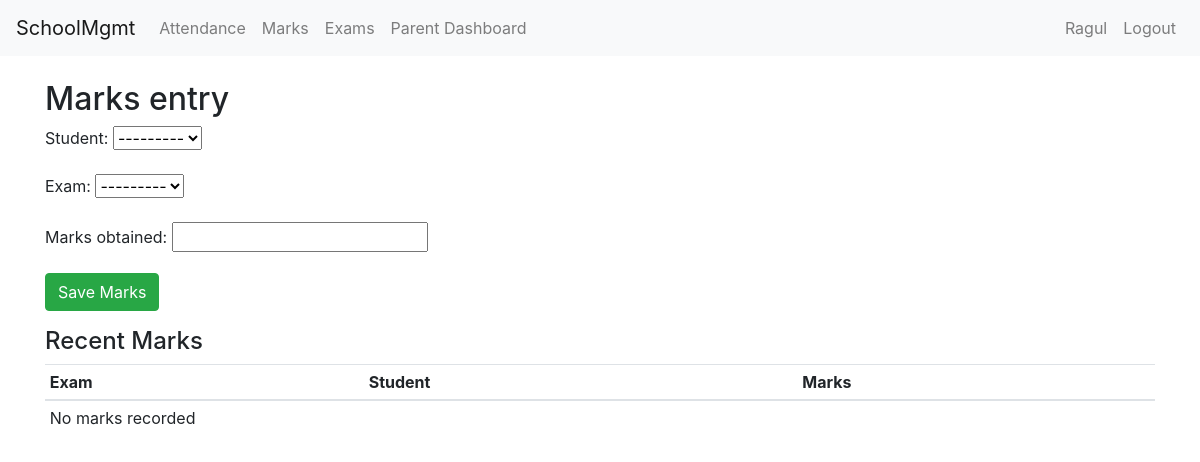
Before: /marks/entry/ (signed in) with the older database file.
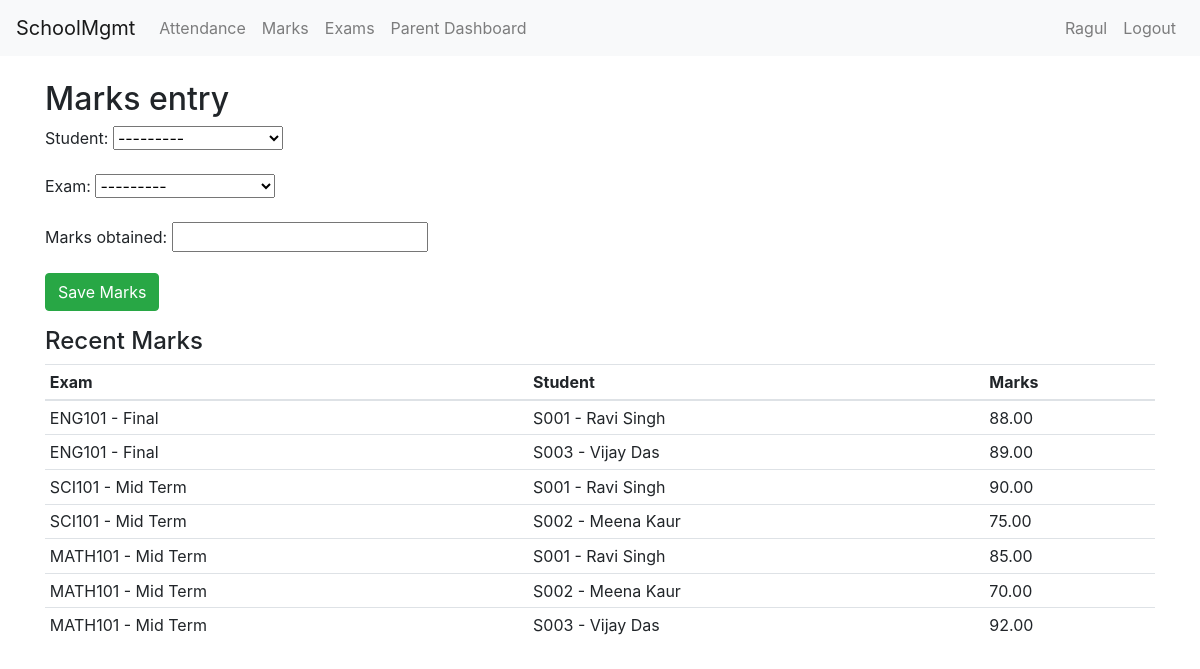
After: the same page with the newer database file.
### core/models.py (models this page shows, shortened)
class Marks(models.Model):
    student = models.ForeignKey(Student, on_delete=models.CASCADE, related_name="marks")
    exam = models.ForeignKey(Exam, on_delete=models.CASCADE, related_name="marks")
    marks_obtained = models.DecimalField(max_digits=6, decimal_places=2)
    class Meta:
        unique_together = ("student", "exam")

class Exam(models.Model):
    course = models.ForeignKey(Course, on_delete=models.CASCADE, related_name="exams")
    name = models.CharField(max_length=200)
    date = models.DateField(default=timezone.now)
    def __str__(self):
        return f"{self.course.code} - {self.name}"

class Course(models.Model):
    code = models.CharField(max_length=20, unique=True)
    name = models.CharField(max_length=200)
    teacher = models.ForeignKey(Teacher, on_delete=models.SET_NULL, null=True, blank=True, related_name="courses")

class Student(models.Model):
    user = models.OneToOneField(User, on_delete=models.CASCADE, related_name="student_profile")
    roll_no = models.CharField(max_length=30, unique=True)
    courses = models.ManyToManyField(Course, related_name="students", blank=True)
    parent = models.ForeignKey(Parent, on_delete=models.SET_NULL, null=True, blank=True, related_name="children")
    def __str__(self):
        return f"{self.roll_no} - {self.user.get_full_name() or self.user.username}"

### core/views.py (the view)
# urls.py: path("marks/entry/", views.marks_entry, name="marks_entry"),
@login_required
def marks_entry(request):
    if request.method == "POST":
        form = MarksForm(request.POST)
        if form.is_valid():
            try:
                form.save()
                messages.success(request, "Marks recorded.")
                return redirect("core:marks_entry")
            except IntegrityError:
                messages.error(request, "Marks for this student & exam already exist.")
    else:
        form = MarksForm()
    recent = Marks.objects.select_related("student", "exam").order_by("-exam__date")[:20]
    return render(request, "core/marks_entry.html", {"form": form, "recent": recent})

### core/forms.py
class MarksForm(forms.ModelForm):
    class Meta:
        model = Marks
        fields = ["student", "exam", "marks_obtained"]

### core/templates/core/marks_entry.html
{% extends "core/base.html" %}
{% block content %}
<h2>Marks entry</h2>
<form method="post">{% csrf_token %}
  {{ form.as_p }}
  <button class="btn btn-success">Save Marks</button>
</form>
<h4 class="mt-3">Recent Marks</h4>
<table class="table table-sm">
  <thead><tr><th>Exam</th><th>Student</th><th>Marks</th></tr></thead>
  <tbody>
    {% for m in recent %}
      <tr><td>{{ m.exam }}</td><td>{{ m.student }}</td><td>{{ m.marks_obtained }}</td></tr>
    {% empty %}
      <tr><td colspan="3">No marks recorded</td></tr>
    {% endfor %}
  </tbody>
</table>
{% endblock %}

Changed rows visible on the page:
added Marks: exam "ENG101 - Final", student "S001 - Ravi Singh", marks_obtained "88.00"
added Marks: exam "ENG101 - Final", student "S003 - Vijay Das", marks_obtained "89.00"
added Marks: exam "SCI101 - Mid Term", student "S001 - Ravi Singh", marks_obtained "90.00"
added Marks: exam "SCI101 - Mid Term", student "S002 - Meena Kaur", marks_obtained "75.00"
added Marks: exam "MATH101 - Mid Term", student "S001 - Ravi Singh", marks_obtained "85.00"
added Marks: exam "MATH101 - Mid Term", student "S002 - Meena Kaur", marks_obtained "70.00"
added Marks: exam "MATH101 - Mid Term", student "S003 - Vijay Das", marks_obtained "92.00"
Other visible differences:
text no longer shown: "No marks recorded"
